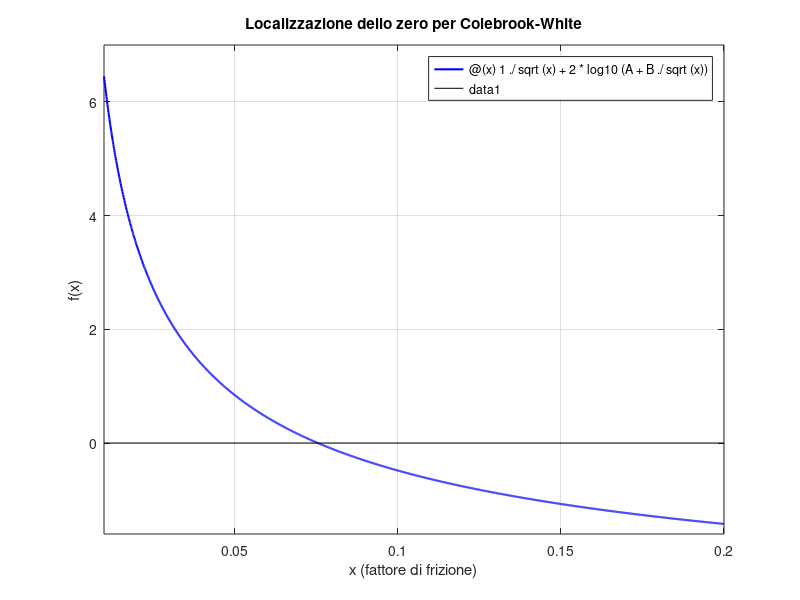
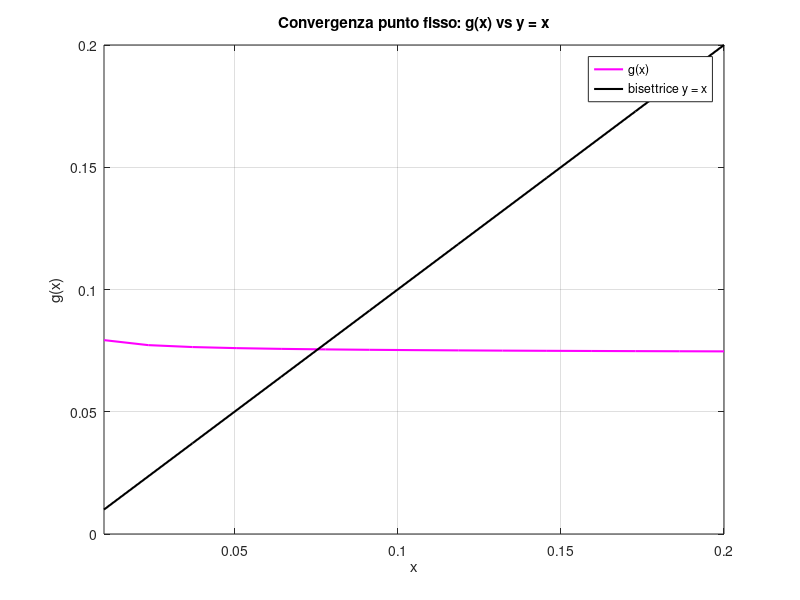

The MATLAB source for these figures, in order: (Note: this script raises an error after producing the figures.)

% --- Parametri di input (caso test) ---
e = 1e-2;           % Scabrezza del tubo 
d = 0.20;           % Diametro del tubo 
NR = 1e4;           % Numero di Reynolds

TOL = 1e-7;         % Tolleranza del test di arresto
nmax = 100;         % Numero massimo di iterazioni consentite

% 1. Calcolo i termini costanti per semplificare l'equazione
A = e / (3.51 * d);
B = 2.52 / NR;

% --- Punto a: Grafico di localizzazione dello zero ---

% Definisco la funzione f(x) = 0
f = @(x) 1./sqrt(x) + 2*log10 (A + B./sqrt(x));

figure (1);
    
    % 1. Disegno la funzione f(x) nell'intervallo [0.01, 0.2]
    fplot (f, [0.01, 0.2], 'b-', 'LineWidth',1.5);
    hold on;

    % 2. Disegno l'asse x
    plot ([0.01, 0.2], [0 0], 'k-');
    ylim([-1.6 7]);
    hold off;

    % 3. Aggiungo titolo, etichette e griglia
    title ('Localizzazione dello zero per Colebrook-White');
    xlabel ('x (fattore di frizione)');
    ylabel ('f(x)');
    grid on;


% --- Punto b: Grafico di convergenza del punto fisso ---

% Definisco la funzione di iterazione g(x)
g = @(x) 1./ (4 * (log10 (A + B./sqrt(x))).^2);

figure (2);

    % 1. Disegno la funzione di iterazione g(x)
    fplot (g, [0.01, 0.2], 'm-', 'LineWidth', 1.5);
    hold on;

    % 2. Disegno la bisettrice y = x
    fplot (@(x) x, [0.01, 0.2], 'k-', 'LineWidth', 1.5);
    hold off;

    % 3. Aggiungo titolo, etichette e griglia
    title ('Convergenza punto fisso: g(x) vs y = x');
    xlabel ('x');
    ylabel ('g(x)');
    legend ('g(x)', 'bisettrice y = x', 'Location', 'best');
    grid on;


    % --- Punto c: Risoluzione con i tre metodi ---

    % 1. Scelgo un punto iniziale opportuno (vicino alla radice vista nel grafico)
    x0 = 0.07;

    % Steffensen è molto sensibile: uso un punto ancora più vicino alla radice
    x0_steff = 0.0755;

    % 2. Chiamo le tre function (attenzione all'ordine degli output!)
    [x_pf, iter_pf, scarti_pf] = pfisso (g, x0, TOL, nmax);
    [x_sec, scarti_sec, iter_sec] = secvariabile (f, x0, TOL, nmax);
    [x_steff, scarti_steff, iter_steff] = steffensen (f, x0_steff, TOL, nmax);


    % --- Punto d: Grafico semilogaritmico dei profili di convergenza ---
    figure (3);

    % 1. Disegno gli scarti in valore assoluto per i tre metodi
    semilogy (1:iter_pf, abs(scarti_pf), 'b-*', 'LineWidth', 1.5);
    hold on;

    semilogy (1:iter_sec, abs(scarti_sec), 'r-o', 'LineWidth', 1.5);

    semilogy (1:iter_steff, abs(scarti_steff), 'm-s', 'LineWidth', 1.5);
    hold off;

    % 2. Aggiungo titolo, etichette, legenda e griglia
    title ('Profilo di convergenza: Punto Fisso vs Secanti vs Steffensen');
    xlabel ('Numero di iterazioni');
    ylabel ('Scarto (valore assoluto)');
    legend ('Punto Fisso', 'Secanti', 'Steffensen', 'Location', 'best');
    grid on;

% --- Punto e: Stampa dei risultati a video e su file ---

    % 1. Apro il file in modalità scrittura
    fid = fopen ('risultati_colebrook.txt', 'w');

    % 2. Stampo l'intestazione a video
    fprintf ('\n--- RISULTATI COLEBROOK-WHITE ---\n');
    fprintf ('%-15s %-18s %-10s %-15s\n', 'Metodo', 'Radice', 'Iterazioni', 'Ultimo scarto');
    fprintf ('---------------------------------------------------------------\n');

    % 3. Stampo i risultati a video
    fprintf ('%-15s %18.14f %10d %15.4e\n', 'Punto Fisso', x_pf(end), iter_pf, abs(scarti_pf(end)));
    fprintf ('%-15s %18.14f %10d %15.4e\n', 'Secanti', x_sec(end), iter_sec, abs(scarti_sec(end)));
    fprintf ('%-15s %18.14f %10d %15.4e\n', 'Steffensen', x_steff(end), iter_steff, abs(scarti_steff(end)));
    fprintf ('---------------------------------------------------------------\n\n');

    % 4. Scrivo i risultati sul file
    fprintf (fid, '--- RISULTATI COLEBROOK-WHITE ---\n');
    fprintf (fid, '%-15s %-18s %-10s %-15s\n', 'Metodo', 'Radice', 'Iterazioni', 'Ultimo scarto');
    fprintf (fid, '---------------------------------------------------------------\n');
    fprintf (fid, '%-15s %18.14f %10d %15.4e\n', 'Punto Fisso', x_pf(end), iter_pf, abs(scarti_pf(end)));
    fprintf (fid, '%-15s %18.14f %10d %15.4e\n', 'Secanti', x_sec(end), iter_sec, abs(scarti_sec(end)));
    fprintf (fid, '%-15s %18.14f %10d %15.4e\n', 'Steffensen', x_steff(end), iter_steff, abs(scarti_steff(end)));
    fprintf (fid, '---------------------------------------------------------------\n');

    % 5. Chiudo il file
    fclose (fid);

    fprintf ('Risultati salvati nel file risultati_colebrook.txt\n\n');

% --- Stima di p e C per la relazione (Punto 3b) ---

    % 1. Calcolo la radice di riferimento alpha con fzero
    alpha = fzero(f, x0);

    % 2. Calcolo gli errori veri per i tre metodi
    e_pf = abs(x_pf - alpha);
    e_sec = abs(x_sec - alpha);
    e_steff = abs(x_steff - alpha);

    % 3. Apro un secondo file per i dati della relazione
    fid2 = fopen ('stima_convergenza.txt', 'w');

    fprintf (fid2, '--- STIMA ORDINE DI CONVERGENZA E COSTANTE ASINTOTICA ---\n');
    fprintf (fid2, '%-15s %-10s %-15s %-15s\n', 'Metodo', 'p', 'C', 'Errore finale');
    fprintf (fid2, '---------------------------------------------------------------\n');

    % 4. Stima p e C per il Punto Fisso
    if iter_pf >= 3
        p_pf = log(e_pf(end) / e_pf(end-1)) / log(e_pf(end-1) / e_pf(end-2));
        C_pf = e_pf(end) / (e_pf(end-1) ^ p_pf);
        fprintf (fid2, '%-15s %10.4f %15.4f %15.4e\n', 'Punto Fisso', p_pf, C_pf, e_pf(end));
        fprintf ('Punto Fisso -> p = %.4f, C = %.4f, err = %.4e\n', p_pf, C_pf, e_pf(end));
    end

    % 5. Stima p e C per le Secanti
    if iter_sec >= 3
        p_sec = log(e_sec(end) / e_sec(end-1)) / log(e_sec(end-1) / e_sec(end-2));
        C_sec = e_sec(end) / (e_sec(end-1) ^ p_sec);
        fprintf (fid2, '%-15s %10.4f %15.4f %15.4e\n', 'Secanti', p_sec, C_sec, e_sec(end));
        fprintf ('Secanti     -> p = %.4f, C = %.4f, err = %.4e\n', p_sec, C_sec, e_sec(end));
    end

    % 6. Stima p e C per Steffensen (uso le prime iterazioni, prima della precisione di macchina)
    if iter_steff >= 3
        % Uso gli errori intermedi, non gli ultimi (che sono a precisione di macchina)
        p_steff = log(e_steff(3) / e_steff(2)) / log(e_steff(2) / e_steff(1));
        C_steff = e_steff(3) / (e_steff(2) ^ p_steff);
        fprintf (fid2, '%-15s %10.4f %15.4f %15.4e\n', 'Steffensen', p_steff, C_steff, e_steff(end));
        fprintf ('Steffensen  -> p = %.4f, C = %.4f, err = %.4e\n', p_steff, C_steff, e_steff(end));
    end

    fprintf (fid2, '---------------------------------------------------------------\n');

    % 7. Chiudo il secondo file
    fclose (fid2);

    fprintf ('\nStime salvate nel file stima_convergenza.txt\n\n');
